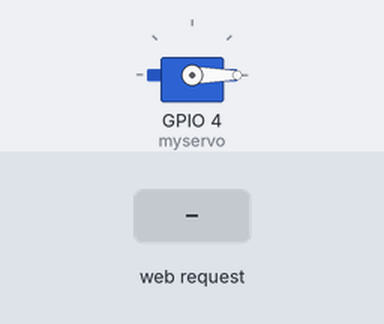
A sketch run on a simulated ESP8266 (NodeMCU). On the bench: servo. The test bench sets the inputs (shaded band). WiFi joins after 1.5 s; servers stay silent unless stated; what the sketch prints to the serial monitor is not drawn.

Above: at 2.7 s.
2.8 s: HTTP request GET /servo?value=120 received
At 3.6 s:
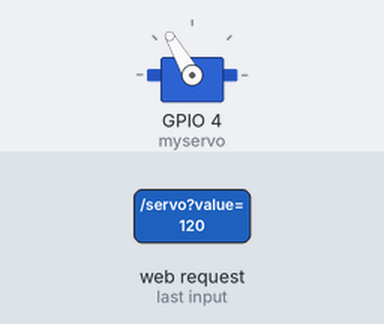
4.3 s: HTTP request GET /servo received
At 4.8 s:
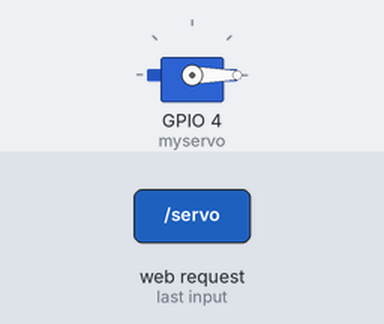
Timing chart, 0 to 7.3 s (numbered marks = the images above; inputs shaded):
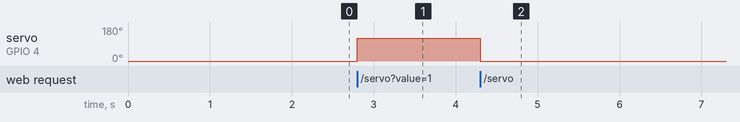

Measured:
- after the input at 2.8 s, servo on GPIO 4 (myservo): 0° → 120° at once
- after the input at 4.3 s, servo on GPIO 4 (myservo): 120° → 0° at once

The sketch:

wifiservo.ino
```cpp
#include <Servo.h>
#include <ESP8266WiFi.h>
#include <ESP8266WebServer.h>

const char* ssid = "Mimi_CellSpot_2.4GHz";
const char* pass = "narrowpiano471";

ESP8266WebServer server(80);

Servo myservo;

void setup(void){
  Serial.begin(9600);
  Serial.println("");

  WiFi.begin(ssid, pass);
  // Wait for connection
  while (WiFi.status() != WL_CONNECTED) {
    delay(500);
    Serial.print(".");
  }

  Serial.println("");
  Serial.print("Connected to ");
  Serial.println(ssid);
  Serial.print("IP address: ");
  Serial.println(WiFi.localIP());

  server.on("/", [](){
    server.send(200, "text/plain", "Open /servo?value=90 to control servo");
  });

  server.on("/servo", [](){
    String sval = server.arg("value");
    int ival = sval.toInt();
    Serial.print("Servo: ");
    Serial.println(ival);
    myservo.write(ival);
    server.send(200, "text/plain", String(ival, DEC));
  });

  server.begin();
  Serial.println("HTTP server started");

  myservo.attach(4);   // GPIO2
  myservo.write(0);
}

void loop(void){
  server.handleClient();
}
```
